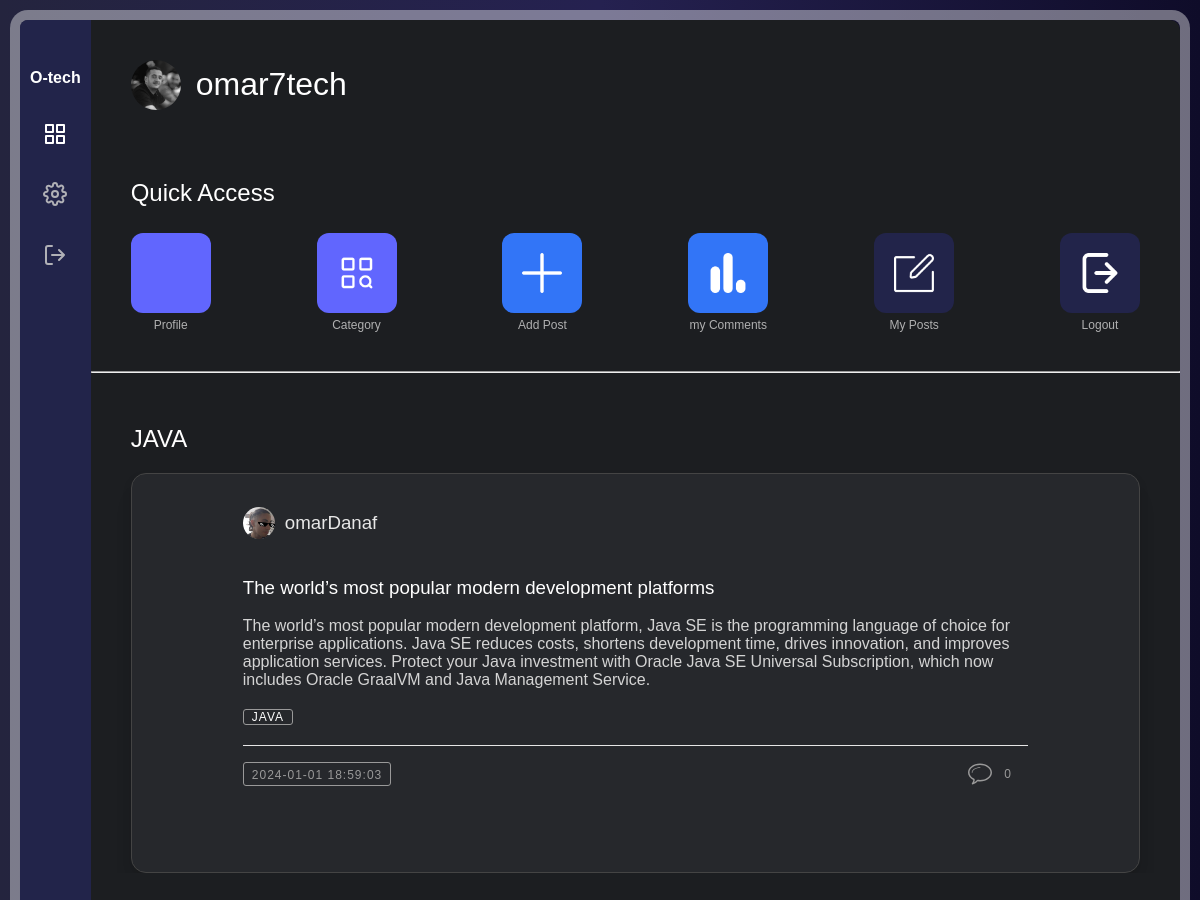
Page /project/home.php?category=java (signed in) on the committed database.
### tables this page shows
CREATE TABLE `posts` (
  `id` int(11) NOT NULL,
  `user_id` int(11) NOT NULL,
  `title` varchar(255) NOT NULL,
  `content` text NOT NULL,
  `created_at` datetime NOT NULL,
  `category` varchar(35) NOT NULL
);

CREATE TABLE `users` (
  `id` int(11) NOT NULL,
  `username` varchar(255) NOT NULL,
  `password` varchar(255) NOT NULL,
  `email` varchar(255) NOT NULL,
  `first_name` varchar(255) NOT NULL,
  `last_name` varchar(255) NOT NULL,
  `gender` varchar(15) NOT NULL,
  `profile_picture` varchar(255) DEFAULT NULL,
  `sign_up_date` datetime NOT NULL
);

### project/home.php (the view, shortened to what this page needs)
<?php
require("db/db.php");
$username = $_SESSION["username"];
?>
<!DOCTYPE html>
<html lang="en">
<head>
    <link rel="stylesheet" href="style/home.css">
</head>
<body>
    <div class="app-container">
        <?php require("partials/leftarea.php"); ?>
        <div class="main-area">
            <div class="userd">
                <img class="round" src="<?= getProfilePicture($username) ?>" alt="user"
                    onerror="this.src='img/OIP.jpg'" />
                <?php
                function getProfilePicture($username)
                {
                    require("db/db.php");
                    $query = "SELECT profile_picture FROM users WHERE username = ?";
                    $stmt = mysqli_prepare($conn, $query);
                    mysqli_stmt_bind_param($stmt, "s", $username);
                    mysqli_stmt_execute($stmt);
                    mysqli_stmt_store_result($stmt);
                    if (mysqli_stmt_num_rows($stmt) > 0) {
                        mysqli_stmt_bind_result($stmt, $profilePicture);
                        return $profilePicture;
                    } else {
                        return 'img/default-profile-picture.jpg';
                    }
                }
                ?>
                <h1>
                    <?= $username ?>
                </h1>
            </div>
            <?php require("partials/qaccess.php"); ?>
            <br>
            <hr>
            <section class="content-section" style="margin-bottom: 200px;">
                <div class="page">
                    <?php
                    $title = "latest news";
                    if (isset($_GET['category'])) {
                        $title = $_GET['category'];
                    }
                    echo ("<h1>" . strtoupper($title) . "</h1>");
                    ?>
                    <div class="archive">
                        <?php
                        function displayPosts($conn, $query)
                        {
                            $result = mysqli_query($conn, $query);
                            while ($row = mysqli_fetch_assoc($result)):
                                ?>
                                <article class="article">
                                    <div class="blog-container">
                                        <div class="blog-header">
                                            <div class="blog-author--no-cover">
                                                <a href="vprofile.php?user=<?= $row['username'] ?>">
                                                    <h3>
                                                        <img class="round" src="<?= $row['profile_picture'] ?>" alt="user"
                                                            onerror="this.src='img/OIP.jpg'" />
                                                        <?= $row['username'] ?>
                                                    </h3>
                                                </a>
                                            </div>
                                        </div>
                                        <div class="blog-body">
                                            <div class="blog-title">
                                                <h1>
                                                    <?= $row["title"] ?>
                                                </h1>
                                            </div>
                                            <div class="blog-summary">
                                                <p>
                                                    <?= $row["content"] ?>
                                                </p>
                                            </div>
                                            <div class="blog-tags">
                                                <ul>
                                                    <li><a href="home.php?category=<?= $row['category'] ?>">
                                                            <?= $row['category'] ?>
                                                        </a></li>
                                                </ul>
                                            </div>
                                        </div>
                                        <div class="blog-footer">
                                            <ul>
                                                <li class="published-date">
                                                    <?= $row['created_at'] ?>
                                                </li>
                                                <li class="comments"><a href="./comment.php?post=<?= $row['id'] ?>"><svg
                                                            class="icon-bubble">
                                                            <use xlink:href="#icon-bubble"></use>
                                                        </svg><span class="numero">
                                                            <?= $row['comment_count'] ?>
                                                        </span></a></li>
                                            </ul>
                                        </div>
                                    </div>
                                </article>
                                <?php
                            endwhile;
                        }
                        if (isset($_GET['category'])) {
                            $category = mysqli_real_escape_string($conn, $_GET['category']);
                            $query = "SELECT posts.*, users.username, users.profile_picture, COUNT(comments.id) AS comment_count
                            FROM `posts`
                            INNER JOIN `users` ON posts.user_id = users.id
                            LEFT JOIN `comments` ON posts.id = comments.post_id
                            WHERE posts.category = '$category'
                            GROUP BY posts.id";
                            displayPosts($conn, $query);
                        }
                        ?>
                    </div>
                </div>
            </section>
        </div>
    </div>
</body>
</html>

### project/style/home.css (style rules this page uses)
* { box-sizing: border-box; font-family: "Poppins", sans-serif; font-weight: 300; }
html { scroll-behavior: smooth; }
html, body { width: 100%; height: 100vh; margin: 0; }
body { font-family: "DM Sans", sans-serif; display: flex; justify-content: center; align-items: center; flex-direction: column; overflow: hidden; overflow-x: hidden; background: #0f0c29; background: -webkit-linear-gradient(to right, #24243e, #191633, #0f0c29); background: linear-gradient(to right, #24243e, #252150, #0f0c29); background-position: center; background-size: cover; padding: 20px; }
:root { --dark-font: #ffffff; --light-font: #c9c9c9da; }
a { text-decoration: none; cursor: pointer; }
.app-container { position: relative; border-radius: 8px; width: 100%; height: 100%; background: linear-gradient(180deg, #000000 0%, rgb(64, 0, 255), 233, 241) 90%; box-shadow: 0 0 0 10px rgba(255, 255, 255, 0.4); display: flex; overflow: hidden; }
.main-area { flex: 1; height: 100%; overflow-y: auto; background: linear-gradient(97deg, #1c1e21 0%, #1c1e21 90%); border-radius: 0 10px 10px 0; padding-bottom: 24px; position: relative; color: #ffffff; }
.content-section { display: block; margin-top: 32px; overflow-x: hidden; padding: 0 40px; }
.userd { margin-top: 25px; align-items: center; display: flex; padding: 0 40px; overflow: hidden; }
.userd img { width: 50px; height: 50px; border-radius: 50%; margin-right: 15px; }
.page { max-width: 1300px; }
.archive { display: grid; grid-template-columns: repeat(auto-fit, minmax(350px, 1fr)); grid-gap: 1em; grid-auto-flow: dense; }
.blog-container { background: #fff; border-radius: 5px; box-shadow: rgba(0, 0, 0, 0.2) 0 4px 2px -2px; font-family: monospace; font-weight: 100; }
@media screen and (min-width: 767px) { .blog-container { width: 40rem; } }
@media screen and (min-width: 959px) { .blog-container { width: 50rem; } }
.blog-container a { color: #4d4dff; text-decoration: none; transition: 0.25s ease; }
.blog-author--no-cover { margin: 0 auto; padding-top: 0.125rem; width: 80%; text-align: center; }
.blog-header { display: flex; flex-direction: column; align-items: center; }
.blog-author--no-cover { text-align: center; }
.blog-author--no-cover h3 { display: flex; align-items: center; }
.blog-author--no-cover h3 img { margin-right: 10px; }
.blog-author--no-cover img { height: 32px; border-radius: 50%; margin-right: 10px; width: 32px; object-fit: cover; }
.blog-author--no-cover h3 { color: #e7e7e7; font-weight: 100; }
.blog-body { margin: 0 auto; width: 80%; max-height: 250px; overflow: auto; }
.blog-summary p { color: #d4d4d4; max-height: px; overflow: auto; }
.blog-tags ul { display: flex; flex-direction: row; flex-wrap: wrap; list-style: none; padding-left: 0; }
.blog-tags a { border: 1px solid #999999; border-radius: 3px; color: #ffffff; font-size: 0.75rem; height: 1.5rem; line-height: 1.5rem; letter-spacing: 1px; padding: 0 0.5rem; text-align: center; text-transform: uppercase; white-space: nowrap; width: 5rem; }
.blog-footer { border-top: 1px solid #e6e6e6; margin: 0 auto; padding-bottom: 0.125rem; width: 80%; }
.blog-footer ul { list-style: none; display: flex; flex: row wrap; justify-content: flex-end; padding-left: 0; }
.blog-footer li:first-child { margin-right: auto; }
.blog-footer li+li { margin-left: 0.5rem; }
.blog-footer li { color: #999999; font-size: 0.75rem; height: 1.5rem; letter-spacing: 1px; line-height: 1.5rem; text-align: center; text-transform: uppercase; position: relative; white-space: nowrap; }
.blog-footer li a { color: #999999; }
.comments { margin-right: 1rem; }
.published-date { border: 1px solid #999999; border-radius: 3px; padding: 0 0.5rem; }
.numero { position: relative; top: -0.5rem; }
.icon-star, .icon-bubble { fill: #999999; height: 24px; margin-right: 0.5rem; transition: 0.25s ease; width: 24px; }
.blog-container { width: auto; border: 1px solid #444; border-radius: 15px; padding: 1em; background: #26282c; box-shadow: 0 5px 10px rgba(0, 0, 0, 0.1), 0 20px 20px rgba(0, 0, 0, 0.05); max-height: 400px; min-height: 400px; }
:root { --vs-primary: 29 92 255; }
.article { width: auto; }

### rows in the picture
posts: user.profile_picture (picture), user.username "omarDanaf", title "The world’s most popular modern development platforms", content "The world’s most popular modern development platform, Java SE is the programming language of choice for enterprise applications. Java SE reduces costs, shortens development time, drives innovation, and improves application services. Protect your Java investment with Oracle Java SE Universal Subscription, which now includes Oracle GraalVM and Java Management Service.", category "JAVA", created_at "2024-01-01 18:59:03", comment_count "0"

### other values in the picture
$username "omar7tech"
$title "JAVA"
